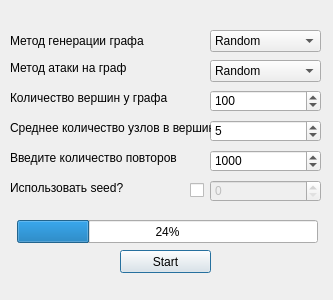
<?xml version="1.0" encoding="UTF-8"?>
<ui version="4.0">
 <class>Dialog</class>
 <widget class="QDialog" name="Dialog">
  <property name="geometry">
   <rect>
    <x>0</x>
    <y>0</y>
    <width>333</width>
    <height>300</height>
   </rect>
  </property>
  <property name="windowTitle">
   <string>Dialog</string>
  </property>
  <widget class="QPushButton" name="startButton">
   <property name="geometry">
    <rect>
     <x>120</x>
     <y>250</y>
     <width>91</width>
     <height>23</height>
    </rect>
   </property>
   <property name="text">
    <string>Start</string>
   </property>
  </widget>
  <widget class="QSpinBox" name="sizeBox">
   <property name="geometry">
    <rect>
     <x>210</x>
     <y>90</y>
     <width>111</width>
     <height>22</height>
    </rect>
   </property>
   <property name="cursor">
    <cursorShape>ArrowCursor</cursorShape>
   </property>
   <property name="layoutDirection">
    <enum>Qt::LeftToRight</enum>
   </property>
   <property name="autoFillBackground">
    <bool>false</bool>
   </property>
   <property name="maximum">
    <number>10000</number>
   </property>
   <property name="value">
    <number>100</number>
   </property>
  </widget>
  <widget class="QSpinBox" name="seedBox">
   <property name="enabled">
    <bool>false</bool>
   </property>
   <property name="geometry">
    <rect>
     <x>210</x>
     <y>180</y>
     <width>111</width>
     <height>22</height>
    </rect>
   </property>
  </widget>
  <widget class="QSpinBox" name="retryBox">
   <property name="geometry">
    <rect>
     <x>210</x>
     <y>150</y>
     <width>111</width>
     <height>22</height>
    </rect>
   </property>
   <property name="maximum">
    <number>10000</number>
   </property>
   <property name="value">
    <number>1000</number>
   </property>
  </widget>
  <widget class="QSpinBox" name="rewritingBox">
   <property name="geometry">
    <rect>
     <x>210</x>
     <y>120</y>
     <width>111</width>
     <height>22</height>
    </rect>
   </property>
   <property name="minimum">
    <number>1</number>
   </property>
   <property name="value">
    <number>5</number>
   </property>
  </widget>
  <widget class="QProgressBar" name="progressBar">
   <property name="geometry">
    <rect>
     <x>17</x>
     <y>220</y>
     <width>301</width>
     <height>23</height>
    </rect>
   </property>
   <property name="value">
    <number>24</number>
   </property>
  </widget>
  <widget class="QLabel" name="label">
   <property name="geometry">
    <rect>
     <x>10</x>
     <y>30</y>
     <width>181</width>
     <height>21</height>
    </rect>
   </property>
   <property name="text">
    <string>Метод генерации графа</string>
   </property>
  </widget>
  <widget class="QLabel" name="label_2">
   <property name="geometry">
    <rect>
     <x>10</x>
     <y>60</y>
     <width>171</width>
     <height>16</height>
    </rect>
   </property>
   <property name="text">
    <string>Метод атаки на граф</string>
   </property>
  </widget>
  <widget class="QLabel" name="label_3">
   <property name="geometry">
    <rect>
     <x>10</x>
     <y>90</y>
     <width>191</width>
     <height>16</height>
    </rect>
   </property>
   <property name="text">
    <string>Количество вершин у графа</string>
   </property>
  </widget>
  <widget class="QComboBox" name="comboBox">
   <property name="geometry">
    <rect>
     <x>210</x>
     <y>30</y>
     <width>111</width>
     <height>22</height>
    </rect>
   </property>
   <item>
    <property name="text">
     <string>Random</string>
    </property>
   </item>
   <item>
    <property name="text">
     <string>Barabasi</string>
    </property>
   </item>
   <item>
    <property name="text">
     <string>Small world</string>
    </property>
   </item>
  </widget>
  <widget class="QComboBox" name="comboBox_2">
   <property name="geometry">
    <rect>
     <x>210</x>
     <y>60</y>
     <width>111</width>
     <height>22</height>
    </rect>
   </property>
   <item>
    <property name="text">
     <string>Random</string>
    </property>
   </item>
   <item>
    <property name="text">
     <string>Max</string>
    </property>
   </item>
   <item>
    <property name="text">
     <string>Min</string>
    </property>
   </item>
   <item>
    <property name="text">
     <string>Centrality</string>
    </property>
   </item>
   <item>
    <property name="text">
     <string>Centrality ultra</string>
    </property>
   </item>
  </widget>
  <widget class="QLabel" name="label_4">
   <property name="geometry">
    <rect>
     <x>10</x>
     <y>120</y>
     <width>201</width>
     <height>16</height>
    </rect>
   </property>
   <property name="text">
    <string>Cреднее количество узлов в вершинах</string>
   </property>
  </widget>
  <widget class="QCheckBox" name="checkBox">
   <property name="geometry">
    <rect>
     <x>190</x>
     <y>180</y>
     <width>16</width>
     <height>21</height>
    </rect>
   </property>
   <property name="text">
    <string/>
   </property>
  </widget>
  <widget class="QLabel" name="label_5">
   <property name="geometry">
    <rect>
     <x>10</x>
     <y>180</y>
     <width>171</width>
     <height>16</height>
    </rect>
   </property>
   <property name="text">
    <string>Использовать seed?</string>
   </property>
  </widget>
  <widget class="QLabel" name="label_6">
   <property name="geometry">
    <rect>
     <x>10</x>
     <y>150</y>
     <width>191</width>
     <height>16</height>
    </rect>
   </property>
   <property name="text">
    <string>Введите количество повторов</string>
   </property>
  </widget>
 </widget>
 <resources/>
 <connections/>
</ui>
